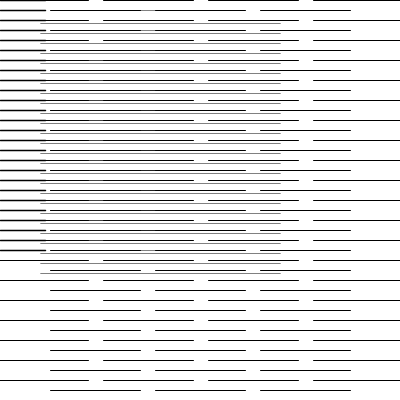
Frame 1 (no input)
Frame 60 (the mouse pressed at the canvas centre just before this capture): identical to frame 1, image omitted
Frame 120 (the mouse held since frame 60 and released just before this capture): identical to frame 1, image omitted

The Processing sketch that drew this single still picture (run headless with seeded random() and noise(); from frame 60 on, the mouse is pressed at the canvas centre):

// Processing sketch: hofmann_no_2
// ── hofmann_no_2.pde
/*
 Series of computational abstractions of artefacts depicted
 in Armin Hofmann's "Methodik Der Form - Und Bildgestaltung"
 
 No.2 The Line (From the book - figure 163)
 
 Ricardo Sacadura (2024)
 */

int __x1 = 50; //min:0 max:300
int __x2 = 40; //min:0 max:450
int __x3 = 123; //min:0 max:450
int __x4 = 0; //min:0 max:450
int __x5 = 0; //min:0 max:350
int __x6 = 0; //min:0 max:350
int __x7 = 0; //min:0 max:450
int __x8 = 0; //min:0 max:450
int __x9 = 0; //min:0 max:350
int __x10 = 0; //min:0 max:450
int __x11 = 0; //min:0 max:450

int __y1 = 50; //min:0 max:350
int __y2 = 23; //min:0 max:300
int __y3 = 0; //min:0 max:350
int __y4 = 0; //min:0 max:350
int __y5 = 0; //min:0 max:400
int __y6 = 0; //min:0 max:400
int __y7 = 0; //min:0 max:300
int __y8 = 0; //min:0 max:300
int __y9 = 0; //min:0 max:400
int __y10 = 0; //min:0 max:350
int __y11 = 0; //min:0 max:350

float __lw1 = 110; //min:60 max:520
float __lw2 = 240; //min:60 max:520
float __lw3 = 34; //min:60 max:520
float __lw4 = 45; //min:60 max:520
float __lw5 = 0; //min:60 max:520
float __lw6 = 0; //min:60 max:520
float __lw7 = 0; //min:60 max:520
float __lw8 = 0; //min:60 max:520
float __lw9 = 0; //min:60 max:520
float __lw10 = 0; //min:60 max:520
float __lw11 = 0; //min:60 max:520

int __nl1 = 20; //min:5 max:45
int __nl2 = 26; //min:5 max:45
int __nl3 = 26; //min:5 max:45
int __nl4 = 26; //min:5 max:45
int __nl5 = 26; //min:5 max:45
int __nl6 = 26; //min:5 max:45
int __nl7 = 26; //min:5 max:45
int __nl8 = 26; //min:5 max:45
int __nl9 = 26; //min:5 max:45
int __nl10 = 26; //min:5 max:45
int __nl11 = 26; //min:5 max:45

float __sw1 = 0.8; //min:0.8 max:3.5
float __sw2 = 0.5; //min:0.5 max:3.5
float __sw3 = 0.5; //min:0.5 max:3.5
float __sw4 = 1.5; //min:0.5 max:3.5
float __sw5 = 0; //min:0.5 max:4.5
float __sw6 = 0; //min:0.5 max:2.5
float __sw7 = 0; //min:0.5 max:2.5
float __sw8 = 0; //min:0.5 max:4.5
float __sw9 = 0; //min:0.5 max:2.5
float __sw10 = 0; //min:0.5 max:4.5
float __sw11 = 0; //min:0.8 max:2.5


void setup() {

  size(400, 400);
  background(255);
  stroke(0);
  strokeWeight(1);

  //Draws composition skeleton
  drawBase(0, 0, 4, 26, 90, 0, 0);
  drawBase(0, 0, 3, 26, 90, 10, 0);

  //Adds lines
  strokeWeight(__sw1);
  drawLines(__x1, __y1, __lw1, __nl1);
  strokeWeight(__sw2);
  drawLines(__x2, __y2, __lw2, __nl2);
  strokeWeight(__sw3);
  drawLines(__x3, __y3, __lw3, __nl3);
  strokeWeight(__sw4);
  drawLines(__x4, __y4, __lw4, __nl4);
  strokeWeight(__sw5);
  drawLines(__x5, __y5, __lw5, __nl5);
  strokeWeight(__sw6);
  drawLines(__x6, __y6, __lw6, __nl6);
  strokeWeight(__sw7);
  drawLines(__x7, __y7, __lw7, __nl7);
  strokeWeight(__sw8);
  drawLines(__x8, __y8, __lw8, __nl8);
  strokeWeight(__sw9);
  drawLines(__x9, __y9, __lw9, __nl9);
  strokeWeight(__sw10);
  drawLines(__x10, __y10, __lw10, __nl10);
  strokeWeight(__sw11);
  drawLines(__x11, __y11, __lw11, __nl11);
}

void draw() {
}

void drawBase(int xStart, int yStart, int numColumns, int numLines, float lineWidth, float inc, float lineInc) {
  float gap = (width - (lineWidth * numColumns)) / (numColumns - 1);
  float pseudoGap;
  if (gap == 15) {
    pseudoGap = 0;
  } else {
    pseudoGap = gap - 15;
  }

  for (int c= xStart; c < numColumns; ++c) {
    for (int l = yStart; l < numLines; ++l) {
      // first x-coordinate
      float x1 = c * (lineWidth + 15) + pseudoGap;
      // second x-ccordinate
      float x2 = ((c * (lineWidth + 15)) + pseudoGap) + lineWidth + random(lineInc);
      // y-coordinate
      float y = 20 * l + inc;

      line(x1, y, x2, y);
    }
  }
}

void drawLines(float xPos, float yPos, float lineWidth, float numLines) {

  for (int i = 0; i < numLines; ++i) {
    line(xPos, yPos, xPos + lineWidth, yPos);
    yPos += 10;
  }
}
